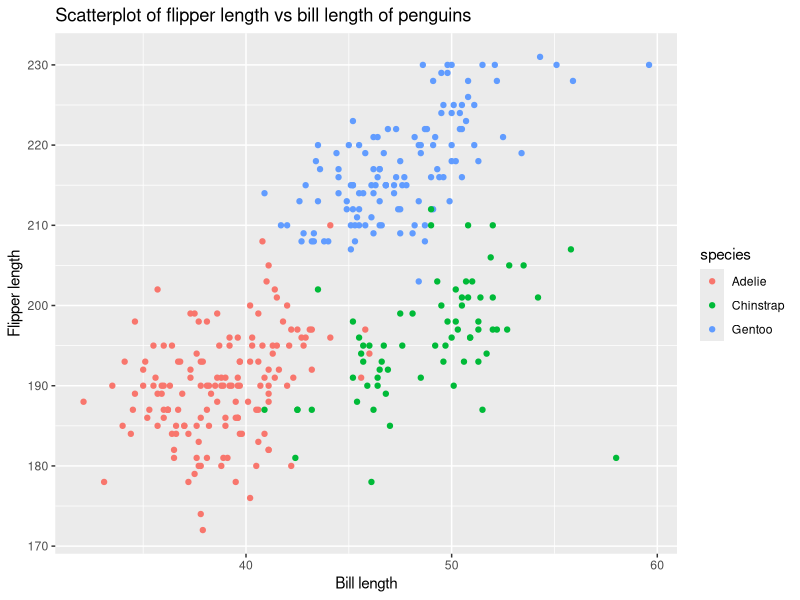
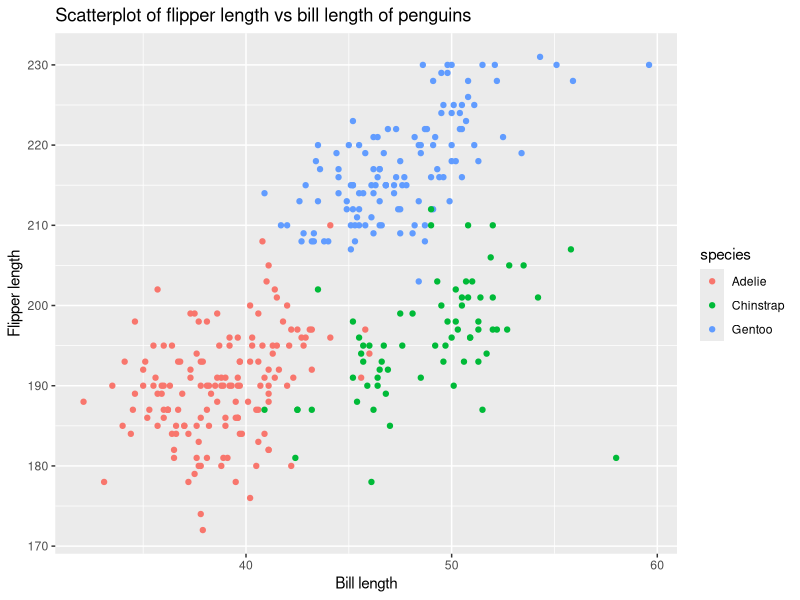

Write the R code that produced these figures, in order.
## ---- chunk 1
library(tidyverse)
## ---- chunk 2
library(palmerpenguins)
## ---- chunk 3
prob1_df = 
tibble(
    samp = rnorm(10),
    samp_gt_0 = samp > 0, 
    char_vec = c("a", "b", "c", "d", "e", "f", "g", "h", "i", "j"),
    factor_vec = factor(c("low", "low", "low", "mod", "mod", "mod", "mod", "high", "high", "high" ))
)
## ---- chunk 4
mean(pull(prob1_df, samp))
mean(pull(prob1_df, samp_gt_0))
mean(pull(prob1_df, char_vec))
mean(pull(prob1_df, factor_vec))
## ---- chunk 5
as.numeric(pull(prob1_df, samp_gt_0))
as.numeric(pull(prob1_df, char_vec))
as.numeric(pull(prob1_df, factor_vec))
## ---- chunk 6
as.numeric(pull(prob1_df, samp_gt_0)) * pull(prob1_df, samp)
## ---- chunk 7
as.factor(pull(prob1_df, samp_gt_0)) * pull(prob1_df, samp)
## ---- chunk 8
as.numeric(as.factor(pull(prob1_df, samp_gt_0))) * pull(prob1_df, samp)
## ---- chunk 9
data("penguins", package = "palmerpenguins")
## ---- chunk 10
p1_island1 = filter(penguins, species=='Adelie',island =="Biscoe")
p1_island2 = filter(penguins, species=='Adelie',island =="Dream")
p1_island3 = filter(penguins, species=='Adelie',island =="Torgersen")
p2_island1 = filter(penguins, species=='Chinstrap',island =="Biscoe")
p2_island2 = filter(penguins, species=='Chinstrap',island =="Dream")
p2_island3 = filter(penguins, species=='Chinstrap',island =="Torgersen")
p3_island1 = filter(penguins, species=='Gentoo',island =="Biscoe")
p3_island2 = filter(penguins, species=='Gentoo',island =="Dream")
p3_island3 = filter(penguins, species=='Gentoo',island =="Torgersen")

## ---- chunk 11
y = pull(penguins, flipper_length_mm)
x = pull(penguins, bill_length_mm)
ggplot(penguins, aes(x = x, y = y, color = species)) + geom_point() + labs(x="Bill length", y = "Flipper length") + ggtitle("Scatterplot of flipper length vs bill length of penguins")
## ---- chunk 12
ggsave("scatter_plot1.pdf" )
